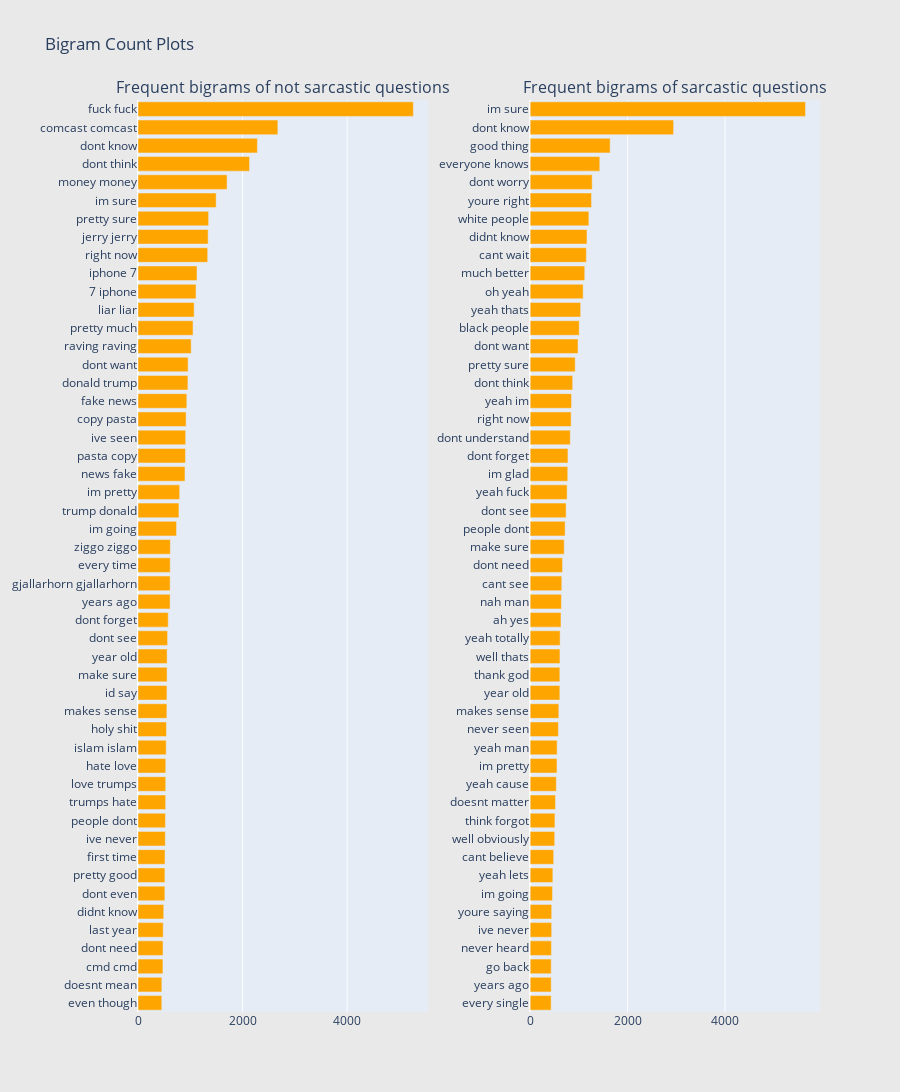

Source (notebook cell):
### Code cell
freq_dict = defaultdict(int)
for sent in train0_df["comments"]:
    for word in generate_ngrams(sent,2):
        freq_dict[word] += 1
fd_sorted = pd.DataFrame(sorted(freq_dict.items(), key=lambda x: x[1])[::-1])
fd_sorted.columns = ["word", "wordcount"]
trace0 = horizontal_bar_chart(fd_sorted.head(50), 'orange')


freq_dict = defaultdict(int)
for sent in train1_df["comments"]:
    for word in generate_ngrams(sent,2):
        freq_dict[word] += 1
fd_sorted = pd.DataFrame(sorted(freq_dict.items(), key=lambda x: x[1])[::-1])
fd_sorted.columns = ["word", "wordcount"]
trace1 = horizontal_bar_chart(fd_sorted.head(50), 'orange')

# Creating two subplots
fig = tools.make_subplots(rows=1, cols=2, vertical_spacing=0.04,horizontal_spacing=0.15,
                          subplot_titles=["Frequent bigrams of not sarcastic questions", 
                                          "Frequent bigrams of sarcastic questions"])
fig.append_trace(trace0, 1, 1)
fig.append_trace(trace1, 1, 2)
fig['layout'].update(height=1200, width=900, paper_bgcolor='rgb(233,233,233)', title="Bigram Count Plots")
py.iplot(fig, filename='word-plots')

### Figure 1 — Plotly figure (JSON) as saved in the notebook; plotly's stock layout.template omitted (floating-point values rounded to 4 significant figures)
{"data": [{"marker": {"color": "orange"}, "orientation": "h", "showlegend": false, "type": "bar", "x": [455, 456, 477, 479, 482, 492, 514, 515, 517, 522, 525, 529, 530, 531, 539, 544, 552, 554, 556, 557, 566, 578, 614, 615, 616, 619, 737, 783, 797, 899, 908, 912, 920, 934, 955, 958, 1017, 1053, 1074, 1110, 1129, 1333, 1341, 1351, 1495, 1704, 2134, 2284, 2675, 5267], "xaxis": "x", "y": ["even though", "doesnt mean", "cmd cmd", "dont need", "last year", "didnt know", "dont even", "pretty good", "first time", "ive never", "people dont", "trumps hate", "love trumps", "hate love", "islam islam", "holy shit", "makes sense", "id say", "make sure", "year old", "dont see", "dont forget", "years ago", "gjallarhorn gjallarhorn", "every time", "ziggo ziggo", "im going", "trump donald", "im pretty", "news fake", "pasta copy", "ive seen", "copy pasta", "fake news", "donald trump", "dont want", "raving raving", "pretty much", "liar liar", "7 iphone", "iphone 7", "right now", "jerry jerry", "pretty sure", "im sure", "money money", "dont think", "dont know", "comcast comcast", "fuck fuck"], "yaxis": "y"}, {"marker": {"color": "orange"}, "orientation": "h", "showlegend": false, "type": "bar", "x": [431, 432, 432, 437, 442, 442, 459, 466, 483, 504, 509, 520, 537, 551, 554, 580, 588, 610, 610, 612, 615, 633, 642, 649, 665, 699, 718, 738, 759, 772, 776, 824, 841, 850, 873, 925, 983, 1007, 1037, 1088, 1121, 1154, 1167, 1205, 1259, 1273, 1429, 1642, 2944, 5652], "xaxis": "x2", "y": ["every single", "years ago", "go back", "never heard", "ive never", "youre saying", "im going", "yeah lets", "cant believe", "well obviously", "think forgot", "doesnt matter", "yeah cause", "im pretty", "yeah man", "never seen", "makes sense", "year old", "thank god", "well thats", "yeah totally", "ah yes", "nah man", "cant see", "dont need", "make sure", "people dont", "dont see", "yeah fuck", "im glad", "dont forget", "dont understand", "right now", "yeah im", "dont think", "pretty sure", "dont want", "black people", "yeah thats", "oh yeah", "much better", "cant wait", "didnt know", "white people", "youre right", "dont worry", "everyone knows", "good thing", "dont know", "im sure"], "yaxis": "y2"}], "layout": {"annotations": [{"font": {"size": 16}, "showarrow": false, "text": "Frequent bigrams of not sarcastic questions", "x": 0.2125, "xanchor": "center", "xref": "paper", "y": 1, "yanchor": "bottom", "yref": "paper"}, {"font": {"size": 16}, "showarrow": false, "text": "Frequent bigrams of sarcastic questions", "x": 0.7875, "xanchor": "center", "xref": "paper", "y": 1, "yanchor": "bottom", "yref": "paper"}], "height": 1200, "paper_bgcolor": "rgb(233,233,233)", "title": {"text": "Bigram Count Plots"}, "width": 900, "xaxis": {"anchor": "y", "domain": [0, 0.425]}, "xaxis2": {"anchor": "y2", "domain": [0.575, 1]}, "yaxis": {"anchor": "x", "domain": [0, 1]}, "yaxis2": {"anchor": "x2", "domain": [0, 1]}}}
